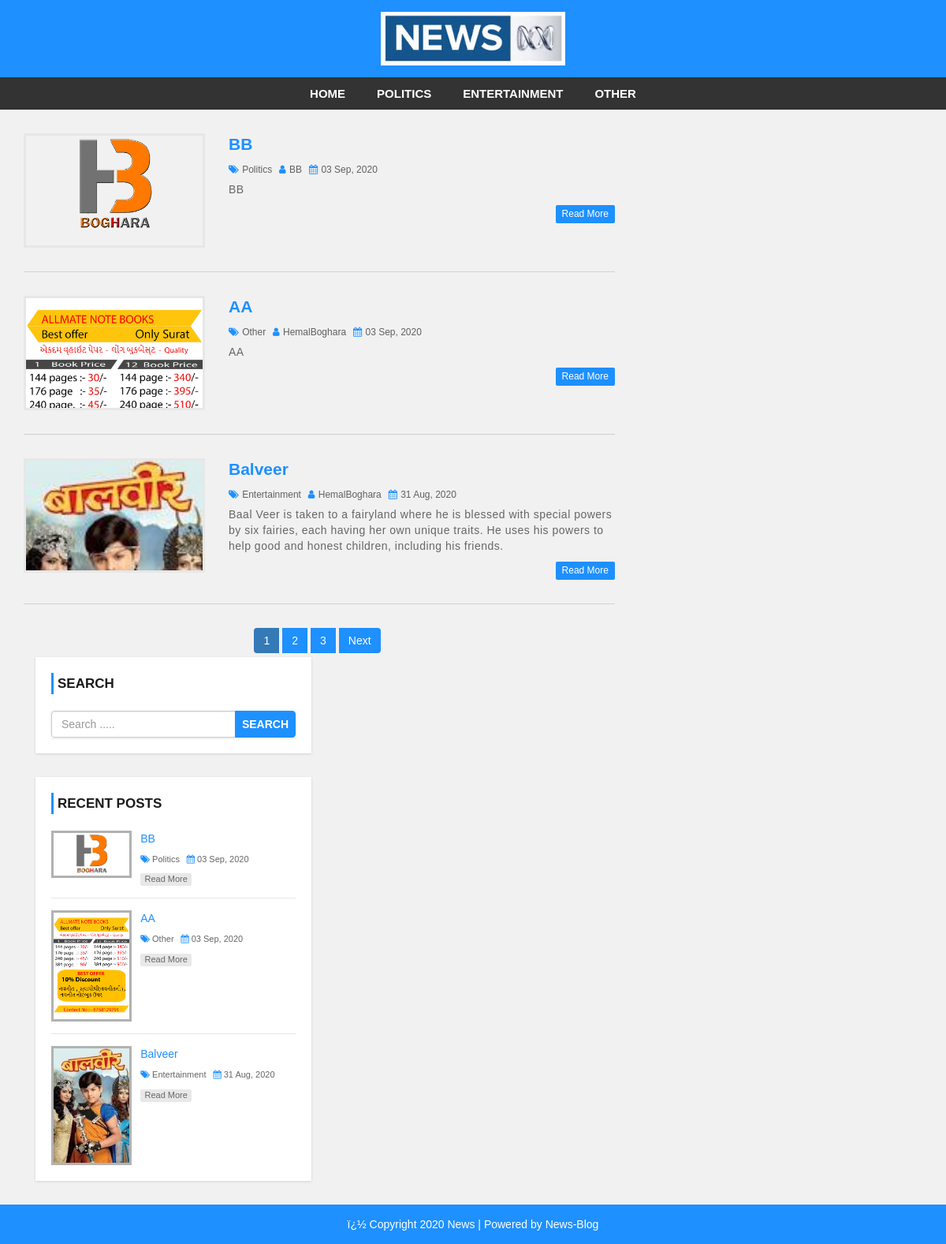
Screenshot of /search.php with the database file from the repository.
### tables this page shows
CREATE TABLE IF NOT EXISTS `settings` (
  `websitename` varchar(60) NOT NULL,
  `logo` varchar(50) NOT NULL,
  `footerdesc` varchar(255) NOT NULL
);

CREATE TABLE IF NOT EXISTS `category` (
  `category_id` int(11) NOT NULL AUTO_INCREMENT,
  `category_name` varchar(100) NOT NULL,
  `post` int(11) NOT NULL DEFAULT '0',
  PRIMARY KEY (`category_id`)
);

CREATE TABLE IF NOT EXISTS `post` (
  `post_id` int(11) NOT NULL AUTO_INCREMENT,
  `title` varchar(100) NOT NULL,
  `description` text NOT NULL,
  `category` varchar(100) NOT NULL,
  `post_date` varchar(50) NOT NULL,
  `author` int(11) NOT NULL,
  `post_img` varchar(100) NOT NULL,
  PRIMARY KEY (`post_id`),
  UNIQUE KEY `post_id` (`post_id`)
);

CREATE TABLE IF NOT EXISTS `user` (
  `user_id` int(10) UNSIGNED NOT NULL AUTO_INCREMENT,
  `first_name` varchar(30) NOT NULL,
  `last_name` varchar(30) NOT NULL,
  `username` varchar(30) DEFAULT NULL,
  `password` varchar(40) DEFAULT NULL,
  `role` int(11) NOT NULL,
  PRIMARY KEY (`user_id`)
);

### DB_Connection.php (called while the page is built, shortened)
<?php
    $HostName = "/News-Blog";
?>

### search.php (the view, shortened to what this page needs)
<?php include 'header.php'; ?>
<div id="main-content">
    <div class="container">
        <div class="row">
            <div class="col-md-8">
                <?php
                    include "DB_Connection.php";
                ?>
                <?php
                    if(isset($_GET['page']))
                    {
                        $Page = $_GET['page'];
                    }
                    else
                    {
                        $Page = 1;
                    }
                    $Limit = 3;
                    $offset = ($Page - 1) * $Limit;
                    $Search_SQL = "SELECT post.post_id,post.title,post.description,post.post_date,post.category,post.author,post.post_img,category.category_name,user.username FROM post LEFT JOIN category ON post.category = category.category_id LEFT JOIN user ON post.author = user.user_id  WHERE title LIKE '%$Search_Item%' OR description LIKE '%$Search_Item%' ORDER BY post_id DESC LIMIT $offset,$Limit";
                    $Search_Result = mysqli_query($Connect,$Search_SQL) or die("Error : Search_SQL");
                    if(mysqli_num_rows($Search_Result)>0)
                    {
                        while($Row = mysqli_fetch_assoc($Search_Result))
                        {
                            echo'<div class="post-content">
                                    <div class="row">
                                        <div class="col-md-4">
                                            <a class="post-img" href="single.php?id='.$Row['post_id'].'"><img src="admin/upload/'.$Row['post_img'].'" alt=""/></a>
                                        </div>
                                        <div class="col-md-8">
                                            <div class="inner-content clearfix">
                                                <h3><a href="single.php?id='.$Row['post_id'].'">'.$Row['title'].'</a></h3>
                                                <div class="post-information">
                                                    <span>
                                                        <i class="fa fa-tags" aria-hidden="true"></i>
                                                        <a href="category.php?cid='.$Row['category'].'">'.$Row['category_name'].'</a>
                                                    </span>
                                                    <span>
                                                        <i class="fa fa-user" aria-hidden="true"></i>
                                                        <a href="author.php?aid='.$Row['author'].'">'.$Row['username'].'</a>
                                                    </span>
                                                    <span>
                                                        <i class="fa fa-calendar" aria-hidden="true"></i>
                                                        '.$Row['post_date'].'
                                                    </span>
                                                </div>
                                                <p class="description">
                                                    '.$Row['description'].'
                                                </p>
                                                <a class="read-more pull-right" href="single.php?id='.$Row['post_id'].'">read more</a>
                                            </div>
                                        </div>
                                    </div>
                                </div>';
                        }
                    }
                    else
                    {
                        echo '<div class="alert alert-waring">No Search Item Found</div>';
                    }
                  ?>
                <?php
                    $Page_SQL = "SELECT * FROM post WHERE post.title LIKE '%$Search_Item%' OR post.description LIKE '%$Search_Item%'";
                    $Page_Result = mysqli_query($Connect,$Page_SQL) or die("Error : Page_SQL");
                    if(mysqli_num_rows($Page_Result) > 0)
                    {
                        $Total_Record = mysqli_num_rows($Page_Result);
                        $Total_Page = ceil($Total_Record/$Limit);
                        echo'<ul class="pagination">';
                        for($i=1;$i<=$Total_Page;$i++)
                        {
                            if($i == $Page)
                            {
                                $Active = "active";
                            }
                            else
                            {
                                $Active = "";
                            }
                            echo'<li class="'.$Active.'"><a href="search.php?search='.$Search_Item.'&page='.$i.'">'.$i.'</a></li>';
                        }
                        if($Total_Page > $Page)
                        {
                            echo'<li><a href="search.php?search='.$Search_Item.'&page='.($Page + 1).'">Next</a></li>';
                        }
                        echo'</ul>';
                    }
                ?>
                </div>
            </div>
            <?php include 'sidebar.php'; ?>
        </div>
<?php include 'footer.php'; ?>

### header.php (shortened to what this page needs)
<?php
    include "DB_Connection.php";
?>
<!DOCTYPE html>
<html lang="en">
<head>
    <link rel="stylesheet" href="css/bootstrap.min.css" />
    <link rel="stylesheet" href="css/font-awesome.css">
    <link rel="stylesheet" href="css/style.css">
</head>
<body>
    <div id="header">
        <div class="container">
            <div class="row">
                <div class=" col-md-offset-4 col-md-4">
                <?php
                    $SQL = "SELECT * FROM settings";
                    $Result = mysqli_query($Connect,$SQL) or die("Error: SQL");
                    if(mysqli_num_rows($Result)>0)
                    {
                        while($Row = mysqli_fetch_assoc($Result))
                        {
                            if($Row['logo']=="")
                            {
                                echo'<a href="index.php"><h1>'.$Row['websitename'].'</h1></a>';
                            }
                            else
                            {
                                echo'<a href="index.php" id="logo"><img src="admin/images/'.$Row['logo'].'"></a>';
                            }
                        }
                    }
                ?>
                </div>
            </div>
        </div>
    </div>
    <div id="menu-bar">
        <div class="container">
            <div class="row">
                <div class="col-md-12">
                        <?php
                        include "DB_Connection.php";
                        $Category_Sql = "SELECT * FROM category WHERE post > 0";
                        $Category_Result = mysqli_query($Connect,$Category_Sql);
                        if(mysqli_num_rows($Category_Result)>0)
                        {
                            $Active = "";
                            echo '<ul class="menu">
                                    <li><a href="'.$HostName.'">Home</a></li>';
                            while($Row = mysqli_fetch_assoc($Category_Result))
                            {
                                echo'<li><a class="'.$Active.'" href="category.php?cid='.$Row['category_id'].'">'.$Row['category_name'].'</a></li>';
                            }
                            echo'</ul>';
                        }
                    ?>
                </div>
            </div>
        </div>
    </div>

### sidebar.php
<div id="sidebar" class="col-md-4">
    <div class="search-box-container">
        <h4>Search</h4>
        <form class="search-post" action="search.php" method="GET">
            <div class="input-group">
                <input type="text" name="search" class="form-control" placeholder="Search ....." required>
                <span class="input-group-btn">
                    <button type="submit" class="btn btn-danger">Search</button>
                </span>
            </div>
        </form>
    </div>
    <div class="recent-post-container">
        <h4>Recent Posts</h4>
        <?php
            include "DB_Connection.php";
            $Limit = 3;
            $Recent_SQL = "SELECT post.post_id,post.title,category.category_name,post.post_date,post.post_img,post.category FROM post LEFT JOIN category ON post.category = category.category_id ORDER BY post_id DESC LIMIT $Limit";
            $Recent_Result = mysqli_query($Connect,$Recent_SQL);
            if(mysqli_num_rows($Recent_Result)>0)
            {
                while($Row = mysqli_fetch_assoc($Recent_Result))
                {
                    echo'<div class="recent-post">
                    <a class="post-img" href="single.php?id='.$Row['post_id'].'">
                        <img src="admin/upload/'.$Row['post_img'].'"alt=""/>
                    </a>
                    <div class="post-content">
                        <h5><a href="single.php?id='.$Row['post_id'].'">'.$Row['title'].'</a></h5>
                            <span>
                                <i class="fa fa-tags" aria-hidden="true"></i>
                                <a href="category.php?cid='.$Row['category'].'">'.$Row['category_name'].'</a>
                            </span>
                            <span>
                                <i class="fa fa-calendar" aria-hidden="true"></i>
                                '.$Row['post_date'].'
                            </span>
                                <a class="read-more" href="single.php?id='.$Row['post_id'].'">read more</a>
                        </div>
                    </div>';
                }
            }
        ?>
    </div>
</div>
</div>

### footer.php
<div id ="footer">
    <div class="container">
        <div class="row">
            <div class="col-md-12">
            <?php
                    $SQL = "SELECT * FROM settings";
                    $Result = mysqli_query($Connect,$SQL) or die("Error: SQL");
                    if(mysqli_num_rows($Result)>0)
                    {
                        while($Row = mysqli_fetch_assoc($Result))
                        {
                            echo'<span>'.$Row['footerdesc'].'</span>';
                        }
                    }
                ?>
            </div>
        </div>
    </div>
</div>
</body>
</html>

### css/style.css (style rules this page uses)
body { background: #f1f1f1; font-family: sans-serif,arial,Helvetica; }
a, a:hover, a:focus { text-decoration: none; outline: none; }
ul { margin:0; padding:0; list-style:none; }
form { background: #fff; padding: 25px; box-shadow:0 1px 3px rgba(0, 0, 0, 0.13); }
#header { background: #1e90ff; text-align: center; padding: 15px; }
#logo { display: inline-block; width: 65%; }
#logo img { width: 100%; }
#menu-bar { background: #333; text-align: center; }
#menu-bar .menu > li { display: inline-block; }
.menu > li > a { padding: 10px 20px; display: block; text-transform: uppercase; color: #fff; font-size: 15px; font-weight:600; transition:all 0.5s ease 0s; }
#main-content { padding: 30px 0; min-height: 750px; }
#main-content .post-content { border-bottom: 1px solid #d1d1d1; padding: 0 0 30px; margin-bottom:30px; }
#main-content .post-content img { width: 100%; }
#main-content .post-content .post-img { border: 3px solid #e7e7e7; display: block; height: 145px; overflow: hidden; transition: border .3s; }
#main-content .post-content h3 { font-size: 21px; line-height: 28px; font-weight: 600; margin: 0 0 7px; }
#main-content .post-content h3 a { color: #1e90ff; transition:all 0.3s; }
#main-content .post-content .post-information span { color: #606060; font-size: 12px; text-transform: capitalize; margin: 0 5px 5px 0; display: inline-block; }
#main-content .post-content .post-information i { color: #1e90ff; margin-right: 1px; }
#main-content .post-content .post-information a { color: #606060; text-decoration: none; }
#main-content .post-content p, #main-content .single-post p { color: #666; font-size: 14px; letter-spacing: 0.5px; margin:0 0 10px; }
#main-content .post-content a.read-more { color: #fff; background-color: #1E90FF; font-size: 12px; text-transform: capitalize; padding: 3px 8px; border-radius: 2px; transition: all 0.3s; }
.pagination { display: block; text-align: center; margin: 0; }
.pagination li { display:inline-block; margin: 0 5px 0 0; }
.pagination li a { border: none; background: #1e90ff; color: #fff; }
i.fa { color:#222; }
#sidebar h4 { color: #1A1A1A; font-size: 17px; line-height: 27px; font-weight:600; text-transform: uppercase; padding: 0 0 0 5px; margin: 0 0 21px; border-left: 3px solid #1e90ff; }
#sidebar .search-box-container { background-color: #fff; padding: 20px; margin: 0 0 30px; box-shadow: 0 1px 3px rgba(0, 0, 0, 0.13); }
#sidebar .search-post { padding: 0; }
#sidebar .search-post input { color: #606060; }
#sidebar .search-post .btn { font-weight: 600; text-transform: uppercase; padding: 6px 8px; background-color: #1E90FF; border-color: #1E90FF; outline: none; }
#sidebar .recent-post-container { padding: 20px; background: #fff; box-shadow: 0 1px 3px rgba(0, 0, 0, 0.13); }
#sidebar .recent-post { border-bottom: 1px solid #e7e7e7; padding: 0 0 15px; margin: 0 0 15px; }
#sidebar .recent-post:last-child { margin: 0; padding: 0; border: none; }
#sidebar .recent-post .post-img { display: inline-block; width: 33%; border: 3px solid rgba(0,0,0,0.3); vertical-align: top; transition: border .3s; }
#sidebar .recent-post .post-img img { width: 100%; }
#sidebar .recent-post .post-content { width: 65%; display: inline-block; border: none; padding: 0 0 0 7px; margin: 0; }
#sidebar .recent-post h5 { font-size: 14px; line-height: 20px; margin: 0 0 5px; }
#sidebar .recent-post h5 a { color: #1E90FF; }
#sidebar .recent-post span { color: #666; font-size: 11px; display: inline-block; margin: 0 5px 10px 0; }
#sidebar .recent-post span a { color: #666; }
#sidebar .recent-post span i { color: #1E90FF; }
#sidebar .recent-post a.read-more { color: #666; background-color: rgba(0,0,0,0.09); width: 65px; font-size: 11px; text-align: center; padding: 0; display: block; transition: all 0.3s; }
#footer { color: #fff; padding:15px 0; text-align:center; background-color:#1e90ff; }

### rows the page displays
settings: logo (picture), footerdesc "ï¿½ Copyright 2020 News | Powered by News-Blog"
category: category_name "POLITICS"
category: category_name "ENTERTAINMENT"
category: category_name "OTHER"
post: post_img (picture), title "BB", category.category_name "Politics", user.username "BB", post_date "03 Sep, 2020", description "BB"
post: post_img (picture), title "AA", category.category_name "Other", user.username "HemalBoghara", post_date "03 Sep, 2020", description "AA"
post: post_img (picture), title "Balveer", category.category_name "Entertainment", user.username "HemalBoghara", post_date "31 Aug, 2020", description "Baal Veer is taken to a fairyland where he is blessed with special powers by six fairies, each having her own unique traits. He uses his powers to help good and honest children, including his friends."
